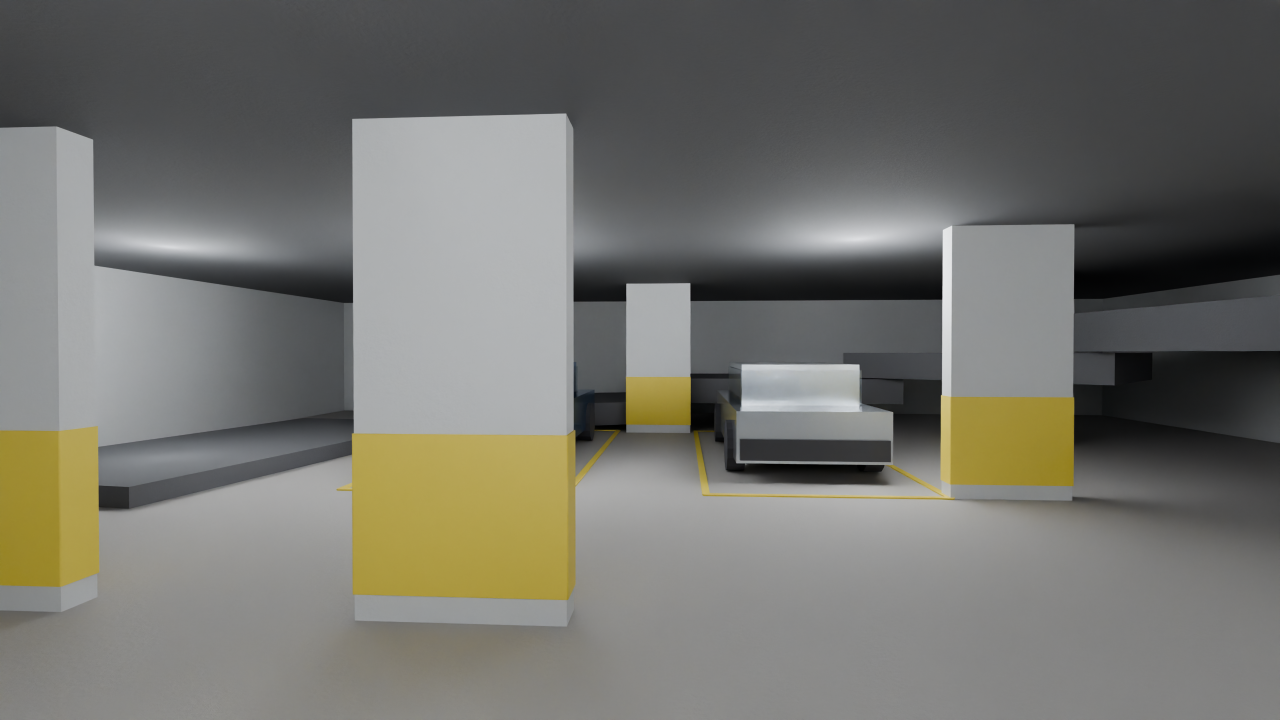
#> input picture viewer/amenities/amenity_1_basement_parking.png, 2560 x 1440 px (shown at 1/2 size)
$ python -i import_ai_results.py   (imports and definitions only)
#> lines starting #> are read from the running program, lines starting #| are printed output that depends on the picture
"""
Bring the GPU notebook's results into the repo (pipeline/import_ai_results.py).

    python -m pipeline.import_ai_results path/to/vibgyor_ai_results.zip   # or an unzipped folder

For every image in the results manifest this
  1. checks it was made from the base render packaged in outputs/ai_handoff/vibgyor_ai_inputs.zip
     (sha256 of the base and depth files the notebook used),
  2. measures layout match: how many of the model's depth jumps (furniture outlines, door and window
     frames, wall ends) have an edge in the finished image, above what edge density gives by chance
     (the raw model render scores ~0.6, an unrelated photo of a similar room ~0),
  3. copies it to outputs/ and viewer/ under the name the viewer and verify_all.py expect,
and writes outputs/ai_manifest.json as the provenance record.
"""

from __future__ import annotations

import argparse
import hashlib
import json
import shutil
import tempfile
import zipfile
from pathlib import Path

import cv2
import numpy as np

BASE_DIR = Path(__file__).resolve().parent.parent
INPUTS_ZIP = BASE_DIR / "outputs" / "ai_handoff" / "vibgyor_ai_inputs.zip"
MANIFEST_OUT = BASE_DIR / "outputs" / "ai_manifest.json"
MIN_LAYOUT_MATCH = 0.30


# [52 lines left out: functions record_provenance, update_manifest, destinations, depth_jumps, layout_match, not called in this run]


def import_results(src: Path, allow_dry_run: bool = False) -> dict:
    with tempfile.TemporaryDirectory() as tmp:
        folder = src
        if src.suffix == ".zip":
            zipfile.ZipFile(src).extractall(tmp)
            folder = Path(tmp)
        manifest_file = next(folder.rglob("manifest.json"))
        results = manifest_file.parent
        manifest = json.loads(manifest_file.read_text())
        if manifest.get("dry_run") and not allow_dry_run:
            raise SystemExit("These results come from a --dry-run (no AI); refusing to import them.")

        inputs = zipfile.ZipFile(INPUTS_ZIP)
        packaged = {n.split("/", 1)[1]: n for n in inputs.namelist() if "/" in n}
        report = {}
        for job_id, item in manifest["items"].items():
            folder_name = "panos" if item["kind"] == "pano" else "stills"
            base_name, depth_name = f"{folder_name}/{job_id}.jpg", f"{folder_name}/{job_id}_depth.png"
            base_bytes = inputs.read(packaged[base_name])
            depth_bytes = inputs.read(packaged[depth_name])
            if (hashlib.sha256(base_bytes).hexdigest() != item["base_sha256"]
                    or hashlib.sha256(depth_bytes).hexdigest() != item["depth_sha256"]):
                raise SystemExit(f"{job_id}: result was not made from the packaged model render (hash mismatch)")

            image = cv2.imread(str(results / item["output"]))
            depth = cv2.imdecode(np.frombuffer(depth_bytes, np.uint8), cv2.IMREAD_UNCHANGED)
            match = layout_match(image, depth, equirect=item["kind"] == "pano")
            for dest in destinations(job_id, item["kind"]):
                dest.parent.mkdir(parents=True, exist_ok=True)
                shutil.copy2(results / item["output"], dest)
            report[job_id] = {**item, "layout_match": round(match, 3),
                              "output_sha256": hashlib.sha256((results / item["output"]).read_bytes()).hexdigest(),
                              "files": [d.relative_to(BASE_DIR).as_posix() for d in destinations(job_id, item["kind"])]}
            flag = "" if match >= MIN_LAYOUT_MATCH else "  <-- low, check this image"
            print(f"[import] {job_id:34s} layout match {match:5.2f}{flag}")

    update_manifest(report, manifest.get("models"),
                    "Blender render of outputs/vibgyor.blend (built from SUBMISSION - 04.dxf), finished by pipeline/finish_ai.py")
    record_provenance([j for j, item in report.items() if item["layout_match"] >= MIN_LAYOUT_MATCH])
    print(f"[import] {len(report)} images imported; provenance in {MANIFEST_OUT.relative_to(BASE_DIR)}")
    return report


# [6 lines left out: function main, not called in this run]


# [2 lines not run here, left out]

>>> import cv2
>>> picture = cv2.imread('../viewer/amenities/amenity_1_basement_parking.png', cv2.IMREAD_GRAYSCALE)
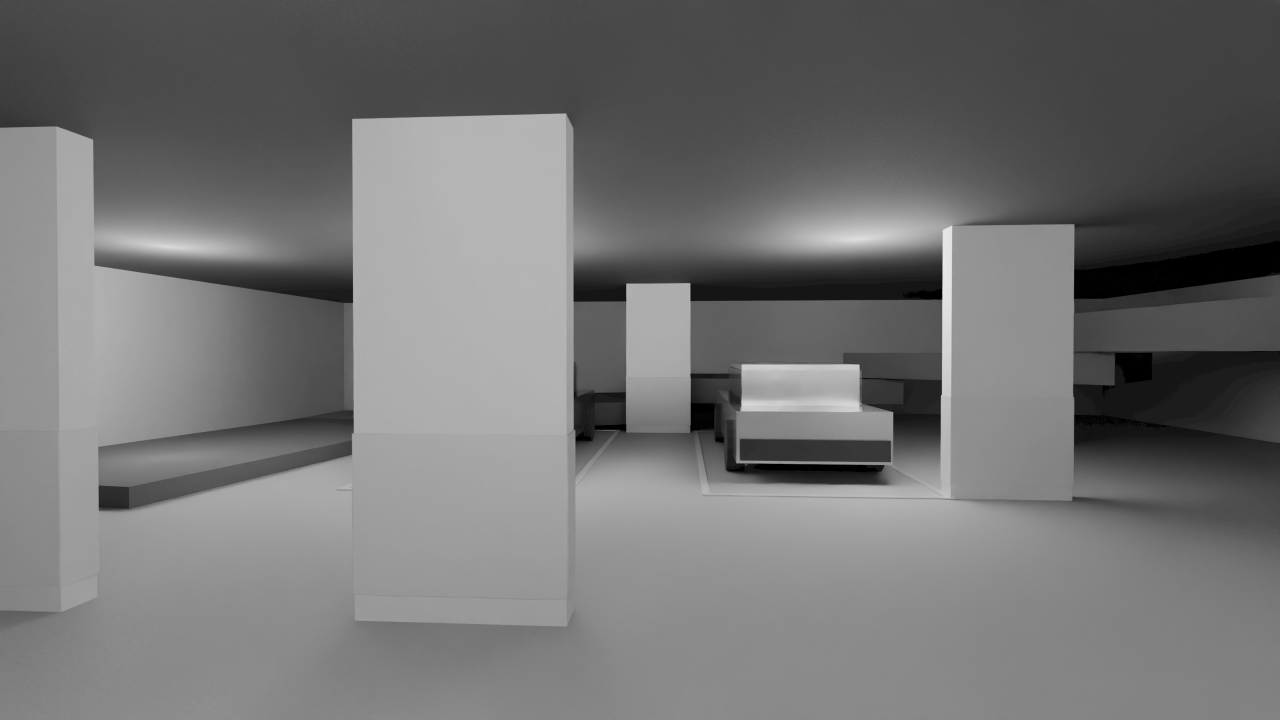
#> picture: shape (1440, 2560) (shown at 1/2 size); min 0, max 233, mean 114.6
>>> result = import_results(picture)
#> (the run stopped early here; a loop or call above may not have finished)
